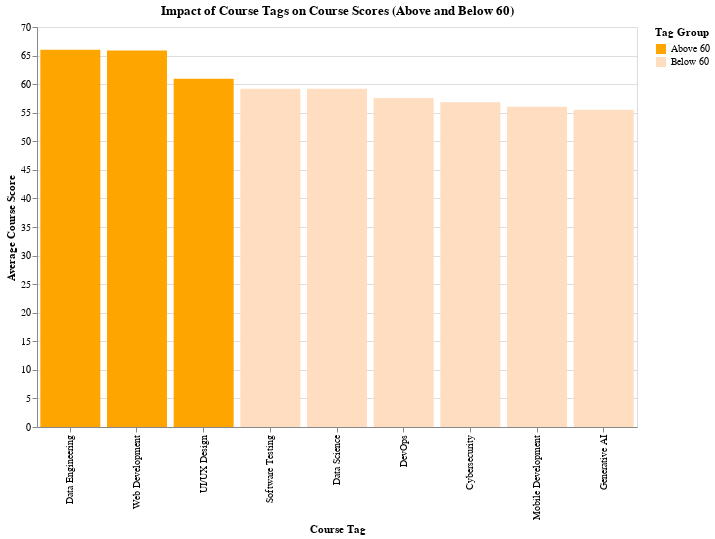

Here is the notebook cell this chart was saved with:
### Code cell
employee_performance = pd.read_csv('../data_engineering/data_warehouse/report/employee_performance_kpi.csv')

# Aggregate data based on course tags and course scores
tag_score_summary = employee_performance.groupby('course_tag').agg({
    'course_score': 'mean'
}).reset_index()

# Define the threshold value for course score
threshold_value = 60

# Create a new column to identify whether the course score is above or below the threshold
tag_score_summary['course_tag_grouped'] = tag_score_summary['course_score'].apply(
    lambda score: 'Above 60' if score >= threshold_value else 'Below 60'
)

# Create a bar chart showing the average course score for each course tag
chart = alt.Chart(tag_score_summary).mark_bar().encode(
    x=alt.X('course_tag:O', title='Course Tag', sort='-y'),
    y=alt.Y('course_score:Q', title='Average Course Score'),
    color=alt.Color('course_tag_grouped:N', 
                    scale=alt.Scale(domain=['Above 60', 'Below 60'], 
                                    range=['#FFA500', '#FFDDC1']),
                    title='Tag Group'),
    tooltip=['course_tag', 'course_score']
).properties(
    title='Impact of Course Tags on Course Scores (Above and Below 60)',
    width=600,
    height=400
).interactive()

# Show the chart
chart.show()

### Figure 1 — Vega-Lite specification as saved in the notebook (floating-point values rounded to 4 significant figures)
{"config": {"view": {"continuousWidth": 300, "continuousHeight": 300}}, "data": {"name": "data-fb99bb78d63fd7ae9f10002954745b7f"}, "mark": {"type": "bar"}, "encoding": {"color": {"field": "course_tag_grouped", "scale": {"domain": ["Above 60", "Below 60"], "range": ["#FFA500", "#FFDDC1"]}, "title": "Tag Group", "type": "nominal"}, "tooltip": [{"field": "course_tag", "type": "nominal"}, {"field": "course_score", "type": "quantitative"}], "x": {"field": "course_tag", "sort": "-y", "title": "Course Tag", "type": "ordinal"}, "y": {"field": "course_score", "title": "Average Course Score", "type": "quantitative"}}, "height": 400, "params": [{"name": "param_12", "select": {"type": "interval", "encodings": ["x", "y"]}, "bind": "scales"}], "title": "Impact of Course Tags on Course Scores (Above and Below 60)", "width": 600, "$schema": "https://vega.github.io/schema/vega-lite/v5.20.1.json", "datasets": {"data-fb99bb78d63fd7ae9f10002954745b7f": [{"course_tag": "Cybersecurity", "course_score": 56.83, "course_tag_grouped": "Below 60"}, {"course_tag": "Data Engineering", "course_score": 66.0, "course_tag_grouped": "Above 60"}, {"course_tag": "Data Science", "course_score": 59.2, "course_tag_grouped": "Below 60"}, {"course_tag": "DevOps", "course_score": 57.57, "course_tag_grouped": "Below 60"}, {"course_tag": "Generative AI", "course_score": 55.5, "course_tag_grouped": "Below 60"}, {"course_tag": "Mobile Development", "course_score": 56.04, "course_tag_grouped": "Below 60"}, {"course_tag": "Software Testing", "course_score": 59.21, "course_tag_grouped": "Below 60"}, {"course_tag": "UI/UX Design", "course_score": 60.95, "course_tag_grouped": "Above 60"}, {"course_tag": "Web Development", "course_score": 65.9, "course_tag_grouped": "Above 60"}]}}
